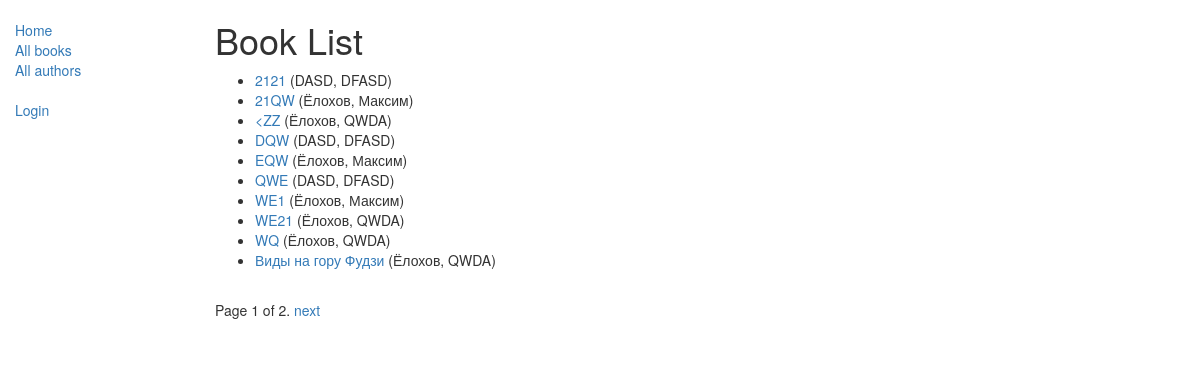
/catalog/books/, run on an earlier commit of the app's database.
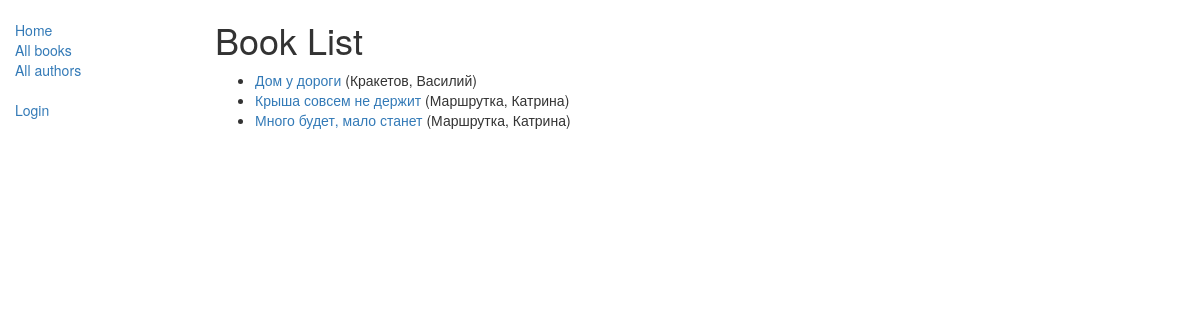
And on a later commit of the database.
### catalog/models.py (models this page shows, shortened)
class Book(models.Model):
    title = models.CharField(max_length=200)
    author = models.ForeignKey('Author', on_delete=models.SET_NULL, null=True)
    summary = models.TextField(max_length=1000, help_text="Enter a brief description of the book")
    isbn = models.CharField('ISBN', max_length=13,
                            unique=True,
                            help_text='13 Character <a href="https://www.isbn-international.org/content/what-isbn'
                                      '">ISBN number</a>')
    genre = models.ManyToManyField(Genre, help_text="Select a genre for this book")
    language = models.ForeignKey('Language', on_delete=models.SET_NULL, null=True)
    class Meta:
        ordering = ['title', 'author']
    def display_genre(self):
        return ', '.join([genre.name for genre in self.genre.all()[:3]])
    display_genre.short_description = 'Genre'
    def get_absolute_url(self):
        return reverse('book-detail', args=[str(self.id)])

class Author(models.Model):
    first_name = models.CharField(max_length=100)
    last_name = models.CharField(max_length=100)
    date_of_birth = models.DateField(null=True, blank=True)
    date_of_death = models.DateField('died', null=True, blank=True)
    class Meta:
        ordering = ['last_name', 'first_name']
    def __str__(self):
        return '{0}, {1}'.format(self.last_name, self.first_name)

### catalog/views.py (the view)
# urls.py: path('books/', views.BookListView.as_view(), name='books'),
class BookListView(generic.ListView):
    model = Book
    paginate_by = 10

### catalog/templates/catalog/book_list.html
{% extends "base_generic.html" %}
{% block content %}
    <h1>Book List</h1>
    {% if book_list %}
    <ul>
      {% for book in book_list %}
      <li>
        <a href="{{ book.get_absolute_url }}">{{ book.title }}</a> ({{book.author}})
      </li>
      {% endfor %}
    </ul>
    {% else %}
      <p>There are no books in the library.</p>
    {% endif %}
{% endblock %}

### catalog/templates/base_generic.html (shortened to what this page needs)
<!DOCTYPE html>
<html lang="en">
<head>
    <link
            rel="stylesheet"
            href="https://maxcdn.bootstrapcdn.com/bootstrap/3.3.7/css/bootstrap.min.css"/>
    {% load static %}
    <link rel="stylesheet" href="{% static 'css/styles.css' %}"/>
</head>
<body>
<div class="container-fluid">
    <div class="row">
        <div class="col-sm-2">
            {% block sidebar %}
                <ul class="sidebar-nav">
                    <li><a href="{% url 'index' %}">Home</a></li>
                    <li><a href="{% url 'books' %}">All books</a></li>
                    <li><a href="{% url 'authors' %}">All authors</a></li>
                </ul>
                <ul class="sidebar-nav">
                    {% if user.is_authenticated %}
                        <li>User: {{ user.get_username }}</li>
                        <li><a href="{% url 'my-borrowed' %}">My Borrowed</a></li>
                        <li><a href="{% url 'logout' %}?next={{ request.path }}">Logout</a></li>
                    {% else %}
                        <li><a href="{% url 'login' %}?next={{ request.path }}">Login</a></li>
                    {% endif %}
                </ul>
            {% endblock %}
        </div>
        <div class="col-sm-10 ">
            {% block content %}{% endblock %}
            {% block pagination %}
                {% if is_paginated %}
                    <div class="pagination">
            <span class="page-links">
                <span class="page-current">
                    Page {{ page_obj.number }} of {{ page_obj.paginator.num_pages }}.
                </span>
                {% if page_obj.has_next %}
                    <a href="{{ request.path }}?page={{ page_obj.next_page_number }}">next</a>
                {% endif %}
            </span>
                    </div>
                {% endif %}
            {% endblock %}
        </div>
    </div>
</div>
</body>
</html>

### catalog/static/css/styles.css (style rules this page uses)
.sidebar-nav { margin-top: 20px; padding: 0; list-style: none; }

What changed in the data, as far as the page shows it:
removed Book: title "2121", author "DASD, DFASD"
removed Book: title "<ZZ", author "Ёлохов, QWDA"
removed Book: title "DQW", author "DASD, DFASD"
removed Book: title "QWE", author "DASD, DFASD"
removed Book: title "WE1", author "Ёлохов, Максим"
removed Book: title "WE21", author "Ёлохов, QWDA"
removed Book: title "WQ", author "Ёлохов, QWDA"
removed Book: title "Виды на гору Фудзи", author "Ёлохов, QWDA"
added Book: title "Дом у дороги", author "Кракетов, Василий"
changed Book: title "EQW" → "Крыша совсем не держит"; author "Ёлохов, Максим" → "Маршрутка, Катрина"; moves up the list
changed Book: title "21QW" → "Много будет, мало станет"; author "Ёлохов, Максим" → "Маршрутка, Катрина"
Also different on the page:
{{ page_obj.number }}: "1" → (not shown)
{{ page_obj.paginator.num_pages }}: "2" → (not shown)
text no longer shown: "Page of . next"
